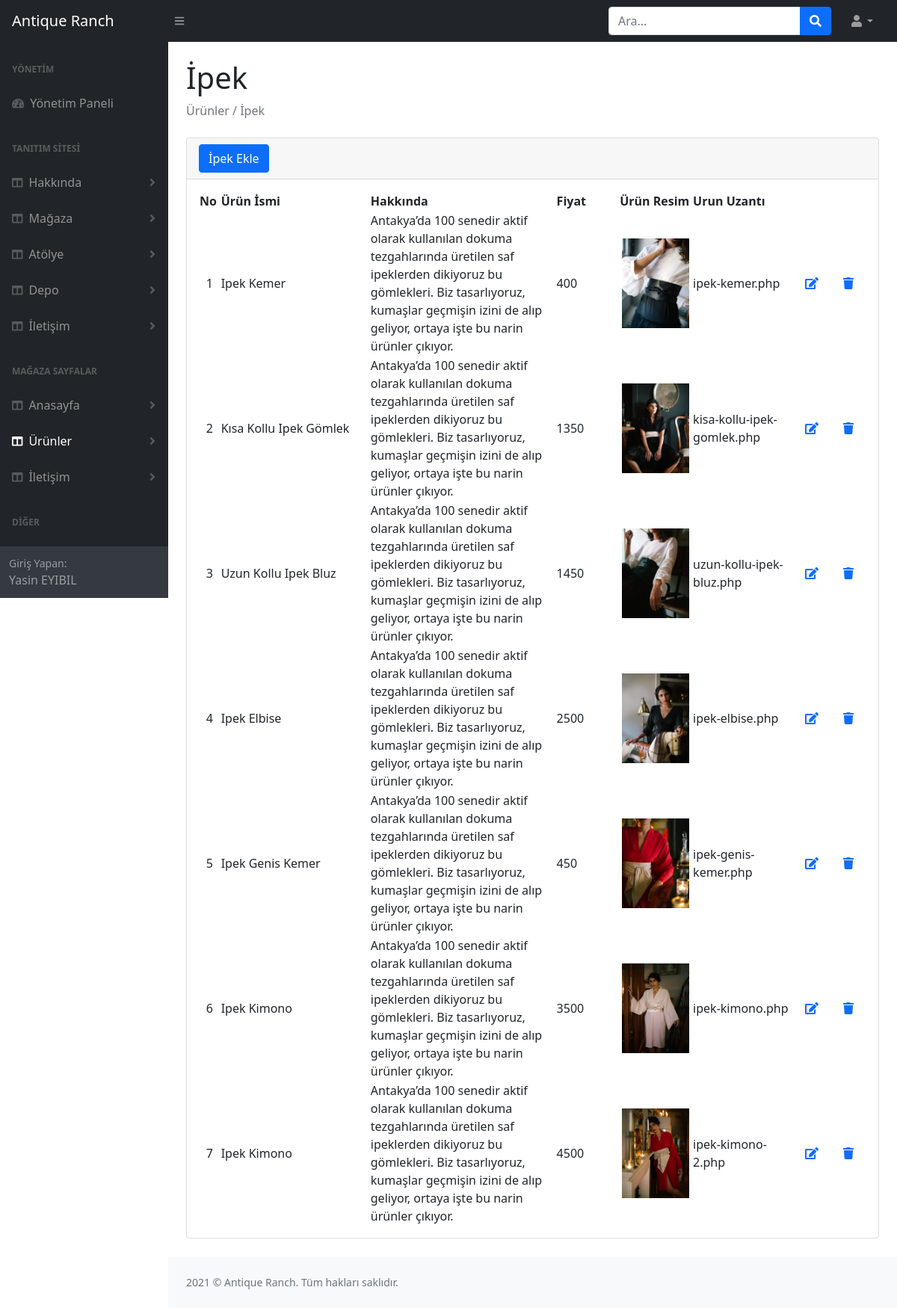
Screenshot of /magaza/admin/ipek.php (signed in) with the database file from the repository.
### tables this page shows
CREATE TABLE IF NOT EXISTS `kullanici` (
  `id` int(11) NOT NULL AUTO_INCREMENT,
  `ad` varchar(255) NOT NULL,
  `soyad` varchar(255) NOT NULL,
  `mail` varchar(255) NOT NULL,
  `password` varchar(255) NOT NULL,
  `yetki` int(255) NOT NULL DEFAULT '0',
  PRIMARY KEY (`id`)
);

CREATE TABLE IF NOT EXISTS `ipek` (
  `id` int(11) NOT NULL AUTO_INCREMENT,
  `product_name` varchar(255) NOT NULL,
  `detail` varchar(1000) NOT NULL,
  `price` varchar(255) NOT NULL,
  `img_url` varchar(255) NOT NULL,
  `link_url` varchar(255) NOT NULL,
  PRIMARY KEY (`id`)
);

### magaza/lib/setting.php (called while the page is built, shortened)
<?php
try{
    $DBConnection= new PDO("mysql:host=localhost;dbname=magaza;charset=utf8",'root', '');
}
catch(PDOException $e){
    echo $e->getMessage();
}
if(isset($_SESSION['Kullanici'])){
    $kullanicibilgiler = $DBConnection->prepare("SELECT * FROM kullanici WHERE mail = ? LIMIT 1");
    $kullanicibilgiler->execute([$_SESSION['Kullanici']]);
    $kullanicibilgilerSayisi = $kullanicibilgiler->rowCount();
    $kullanicibilgi = $kullanicibilgiler->fetch(PDO::FETCH_ASSOC);
    if($kullanicibilgilerSayisi > 0){
        $kullaniciadi= $kullanicibilgi['ad'];
        $kullanicisoyad= $kullanicibilgi['soyad'];
    }
}
?>

### magaza/admin/ipek.php (the view)
<?php
    $sayfa="İpek";
    include "inc/ahead.php";
?>
                <main>
                    <div class="container-fluid px-4">
                        <h1 class="mt-4"><?=$sayfa?></h1>
                        <ol class="breadcrumb mb-4">
                            <li class="breadcrumb-item active">Ürünler / <?=$sayfa?></li>
                        </ol>
                        <div class="card mb-4">
                            <div class="card-header">
                                <a href="ipekekle.php" class="btn btn-primary">İpek Ekle</a>
                            </div>
                            <div class="card-body">
                                <table  id="datatablesSimple" enctype="multipart/form-data">
                                    <thead>
                                        <tr>
                                            <th>No</th>
                                            <th>Ürün İsmi</th>
                                            <th>Hakkında</th>
                                            <th>Fiyat</th>
                                            <th>Ürün Resim</th>
                                            <th>Urun Uzantı</th>
                                            <th colspan="3"></th>
                                        </tr>
                                    </thead>
                                    <tbody>
                                        <?php
                                            $sorgu=$db->prepare("select * from ipek");
                                            $sorgu->execute();
                                            while ($sonuc=$sorgu->fetch())
                                                {
                                            ?>
                                            <tr>
                                                <td width="30" class="text-center"><?= $sonuc["id"]?></td>
                                                <td width="250"><?= $sonuc["product_name"]?></td>
                                                <td width="300"><?= $sonuc["detail"]?></td>
                                                <td width="100"><?= $sonuc["price"]?></td>
                                                <td width="100" class="text-center"><img src="../image/urunler/<?= $sonuc["img_url"]?>" width="90" alt=""></td>
                                                <td width="150"><?= $sonuc["link_url"]?></td>
                                                <td width="60" class="text-center"><a href="ipekguncelle.php?id=<?= $sonuc["id"]?>">
                                                    <span class="fa fa-edit"></span>
                                                </a></td>
                                                <td width="60" class="text-center">
                                                    <a href="sil.php?id=<?= $sonuc["id"] ?>&tablo=ipek">
                                                        <span class="fa fa-trash"></span>
                                                    </a>
                                                </td>
                                            </tr>
                                        <?php } ?>
                                    </tbody>
                                </table>
                            </div>
                        </div>
                    </div>
                </main>
<?php
    include "inc/footer.php";
?>

### magaza/admin/inc/ahead.php (shortened to what this page needs)
<!DOCTYPE html>
<html lang="tr">
    <head>
        <link href="https://cdn.jsdelivr.net/npm/simple-datatables@latest/dist/style.css" rel="stylesheet" />
        <link href="css/styles.css" rel="stylesheet" />
    </head>
    <body class="sb-nav-fixed">
        <nav class="sb-topnav navbar navbar-expand navbar-dark bg-dark">
            <a class="navbar-brand ps-3" href="index.php">Antique Ranch</a>
            <button class="btn btn-link btn-sm order-1 order-lg-0 me-4 me-lg-0" id="sidebarToggle" href="#!"><i class="fas fa-bars"></i></button>
            <form class="d-none d-md-inline-block form-inline ms-auto me-0 me-md-3 my-2 my-md-0">
                <div class="input-group">
                    <input class="form-control" type="text" placeholder="Ara..." aria-label="Ara..." aria-describedby="btnNavbarSearch" />
                    <button class="btn btn-primary" id="btnNavbarSearch" type="button"><i class="fas fa-search"></i></button>
                </div>
            </form>
            <ul class="navbar-nav ms-auto ms-md-0 me-3 me-lg-4">
                <li class="nav-item dropdown">
                    <a class="nav-link dropdown-toggle" id="navbarDropdown" href="#" role="button" data-bs-toggle="dropdown" aria-expanded="false"><i class="fas fa-user fa-fw"></i></a>
                </li>
            </ul>
        </nav>
        <div id="layoutSidenav">
            <div id="layoutSidenav_nav">
                <nav class="sb-sidenav accordion sb-sidenav-dark" id="sidenavAccordion">
                    <div class="sb-sidenav-menu">
                        <div class="nav">
                            <div class="sb-sidenav-menu-heading">Yönetim</div>
                            <a class="nav-link" href="index.php">
                                <div class="sb-nav-link-icon"><i class="fas fa-tachometer-alt"></i></div>
                                Yönetim Paneli
                            </a>
                            <div class="sb-sidenav-menu-heading">Tanıtım sitesi</div>
                            <a class="nav-link collapsed <?= $sayfa=="Hakkında Metin"?"active":"" ?> " href="#" data-bs-toggle="collapse" data-bs-target="#hakkinda" aria-expanded="false" aria-controls="urun">
                                <div class="sb-nav-link-icon"><i class="fas fa-columns"></i></div>
                                Hakkında
                                <div class="sb-sidenav-collapse-arrow"><i class="fas fa-angle-down"></i></div>
                            </a>
                            <a class="nav-link collapsed <?= $sayfa=="Mağaza Metin"?"active":"" ?> <?= $sayfa=="Mağaza Resim"?"active":"" ?>" href="#" data-bs-toggle="collapse" data-bs-target="#magaza" aria-expanded="false" aria-controls="urun">
                                <div class="sb-nav-link-icon"><i class="fas fa-columns"></i></div>
                                Mağaza
                                <div class="sb-sidenav-collapse-arrow"><i class="fas fa-angle-down"></i></div>
                            </a>
                            <a class="nav-link collapsed <?= $sayfa=="Atölye"?"active":""?><?= $sayfa=="Atölye Resim"?"active":"" ?>" href="#" data-bs-toggle="collapse" data-bs-target="#atolye" aria-expanded="false" aria-controls="urun">
                                <div class="sb-nav-link-icon"><i class="fas fa-columns"></i></div>
                                Atölye
                                <div class="sb-sidenav-collapse-arrow"><i class="fas fa-angle-down"></i></div>
                            </a>
                            <a class="nav-link collapsed <?= $sayfa=="Depo"?"active":"" ?> <?= $sayfa=="Depo Resim"?"active":"" ?>" href="#" data-bs-toggle="collapse" data-bs-target="#depo" aria-expanded="false" aria-controls="urun">
                                <div class="sb-nav-link-icon"><i class="fas fa-columns"></i></div>
                                Depo
                                <div class="sb-sidenav-collapse-arrow"><i class="fas fa-angle-down"></i></div>
                            </a>
                            <a class="nav-link collapsed <?= $sayfa=="Tiletişim"?"active":"" ?>" href="#" data-bs-toggle="collapse" data-bs-target="#tiletisim" aria-expanded="false" aria-controls="urun">
                                <div class="sb-nav-link-icon"><i class="fas fa-columns"></i></div>
                                İletişim
                                <div class="sb-sidenav-collapse-arrow"><i class="fas fa-angle-down"></i></div>
                            </a>
                            <div class="sb-sidenav-menu-heading">Mağaza Sayfalar</div>
                            <a class="nav-link collapsed <?= $sayfa=="Anasayfa"?"active":"" ?>" href="#" data-bs-toggle="collapse" data-bs-target="#collapseLayouts" aria-expanded="false" aria-controls="collapseLayouts">
                                <div class="sb-nav-link-icon"><i class="fas fa-columns"></i></div>
                                Anasayfa
                                <div class="sb-sidenav-collapse-arrow"><i class="fas fa-angle-down"></i></div>
                            </a>
                            <a class="nav-link collapsed <?= $sayfa=="Mutfak"?"active":""?> <?= $sayfa=="Obje"?"active":""?> <?=$sayfa=="Keten"?"active":""?> <?=$sayfa=="İpek"?"active":""?> " href="#" data-bs-toggle="collapse" data-bs-target="#urun" aria-expanded="false" aria-controls="urun">
                            <div class="sb-nav-link-icon"><i class="fas fa-columns"></i></div>
                                Ürünler
                                <div class="sb-sidenav-collapse-arrow"><i class="fas fa-angle-down"></i></div>
                            </a>
                            <a class="nav-link collapsed <?= $sayfa=="İletişim"?"active":"" ?>" href="#" data-bs-toggle="collapse" data-bs-target="#iletisim" aria-expanded="false" aria-controls="urun">
                                <div class="sb-nav-link-icon"><i class="fas fa-columns"></i></div>
                                İletişim
                                <div class="sb-sidenav-collapse-arrow"><i class="fas fa-angle-down"></i></div>
                            </a>
                            <div class="sb-sidenav-menu-heading">Diğer</div>
                            <a class="nav-link collapsed <?= $sayfa=="Kullanıcılar"?"active":"" ?>" href="#" data-bs-toggle="collapse" data-bs-target="#kullanici" aria-expanded="false" aria-controls="urun">
                            </a>
                        </div>
                    </div>
                    <div class="sb-sidenav-footer">
                        <div class="small">Giriş Yapan:</div>
                    <?php
                    include '../lib/setting.php';
                        if(isset($_SESSION['Kullanici'])){
                            echo $kullaniciadi ." ". $kullanicisoyad;
                        }
                    ?>
                    </div>
                </nav>
            </div>
            <div id="layoutSidenav_content">

### rows the page displays
kullanici: ad "Yasin", soyad "EYIBIL"
ipek: id "1", product_name "Ipek Kemer", detail "Antakya’da 100 senedir aktif olarak kullanılan dokuma tezgahlarında üretilen saf ipeklerden dikiyoruz bu gömlekleri. Biz tasarlıyoruz, kumaşlar geçmişin izini de alıp geliyor, ortaya işte bu narin ürünler çıkıyor.", price "400", img_url (picture), link_url "ipek-kemer.php"
ipek: id "2", product_name "Kısa Kollu Ipek Gömlek", detail "Antakya’da 100 senedir aktif olarak kullanılan dokuma tezgahlarında üretilen saf ipeklerden dikiyoruz bu gömlekleri. Biz tasarlıyoruz, kumaşlar geçmişin izini de alıp geliyor, ortaya işte bu narin ürünler çıkıyor.", price "1350", img_url (picture), link_url "kisa-kollu-ipek-gomlek.php"
ipek: id "3", product_name "Uzun Kollu Ipek Bluz", detail "Antakya’da 100 senedir aktif olarak kullanılan dokuma tezgahlarında üretilen saf ipeklerden dikiyoruz bu gömlekleri. Biz tasarlıyoruz, kumaşlar geçmişin izini de alıp geliyor, ortaya işte bu narin ürünler çıkıyor.", price "1450", img_url (picture), link_url "uzun-kollu-ipek-bluz.php"
ipek: id "4", product_name "Ipek Elbise", detail "Antakya’da 100 senedir aktif olarak kullanılan dokuma tezgahlarında üretilen saf ipeklerden dikiyoruz bu gömlekleri. Biz tasarlıyoruz, kumaşlar geçmişin izini de alıp geliyor, ortaya işte bu narin ürünler çıkıyor.", price "2500", img_url (picture), link_url "ipek-elbise.php"
ipek: id "5", product_name "Ipek Genis Kemer", detail "Antakya’da 100 senedir aktif olarak kullanılan dokuma tezgahlarında üretilen saf ipeklerden dikiyoruz bu gömlekleri. Biz tasarlıyoruz, kumaşlar geçmişin izini de alıp geliyor, ortaya işte bu narin ürünler çıkıyor.", price "450", img_url (picture), link_url "ipek-genis-kemer.php"
ipek: id "6", product_name "Ipek Kimono", detail "Antakya’da 100 senedir aktif olarak kullanılan dokuma tezgahlarında üretilen saf ipeklerden dikiyoruz bu gömlekleri. Biz tasarlıyoruz, kumaşlar geçmişin izini de alıp geliyor, ortaya işte bu narin ürünler çıkıyor.", price "3500", img_url (picture), link_url "ipek-kimono.php"
ipek: id "7", product_name "Ipek Kimono", detail "Antakya’da 100 senedir aktif olarak kullanılan dokuma tezgahlarında üretilen saf ipeklerden dikiyoruz bu gömlekleri. Biz tasarlıyoruz, kumaşlar geçmişin izini de alıp geliyor, ortaya işte bu narin ürünler çıkıyor.", price "4500", img_url (picture), link_url "ipek-kimono-2.php"

### other values shown
$sayfa "İpek"
